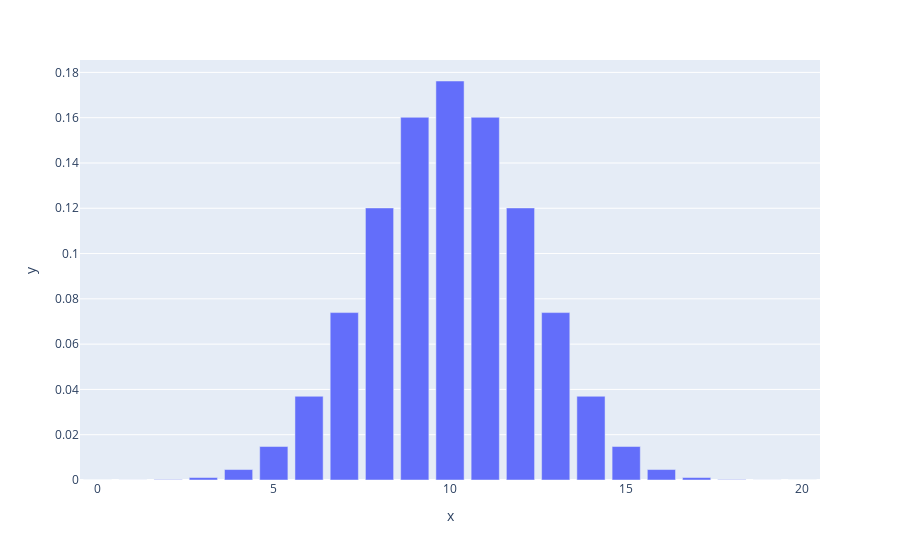

This figure's notebook cell:
### Markdown cell above
## 2.3 The Binomial Distribution $\left( X \sim B(n,p) \right)$

### Code cell
n = 20
p = 0.5

r_values = list(range(n + 1))

dist = [sp.stats.binom.pmf(r, n, p) for r in r_values ]

xp.bar(x = r_values, y = dist)

### Figure 1 — Plotly figure (JSON) as saved in the notebook; plotly's stock layout.template omitted (floating-point values rounded to 4 significant figures)
{"data": [{"alignmentgroup": "True", "hovertemplate": "x=%{x}<br>y=%{y}<extra></extra>", "legendgroup": "", "marker": {"color": "#636efa", "pattern": {"shape": ""}}, "name": "", "offsetgroup": "", "orientation": "v", "showlegend": false, "textposition": "auto", "type": "bar", "x": [0, 1, 2, 3, 4, 5, 6, 7, 8, 9, 10, 11, 12, 13, 14, 15, 16, 17, 18, 19, 20], "xaxis": "x", "y": [9.537e-07, 1.907e-05, 0.0001812, 0.001087, 0.004621, 0.01479, 0.03696, 0.07393, 0.1201, 0.1602, 0.1762, 0.1602, 0.1201, 0.07393, 0.03696, 0.01479, 0.004621, 0.001087, 0.0001812, 1.907e-05, 9.537e-07], "yaxis": "y"}], "layout": {"autosize": true, "barmode": "relative", "legend": {"tracegroupgap": 0}, "margin": {"t": 60}, "xaxis": {"anchor": "y", "autorange": true, "domain": [0, 1], "range": [-0.5, 20.5], "title": {"text": "x"}, "type": "linear"}, "yaxis": {"anchor": "x", "autorange": true, "domain": [0, 1], "range": [0, 0.1855], "title": {"text": "y"}, "type": "linear"}}}
